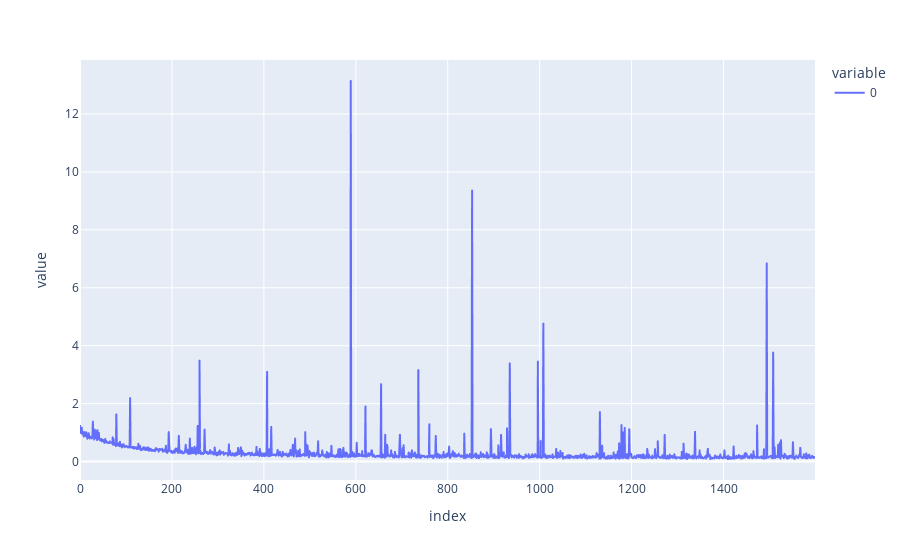

The code cell stored with this chart in its notebook:
### Code cell
L, x0, x1, x0_train, x0_test, x1_train, x1_test = as_tensors(*load_brain_data())

c = 0.1 
sigma = 0.1
sde = HeatBMTSDE(L=L, c=c, sigma=sigma)
ot_solver = EntropicOTSolver(sde=sde, normalize_variance=False)
model = ResidualNN(data_dim=x0.shape[-1])


training_losses = train(sde, ot_solver, model, x0[:100], x1[:100], num_epochs=100, batch_size=64, num_samples_per_epoch=1024, lr=0.001)
px.line(training_losses)

### Figure 1 — Plotly figure (JSON) as saved in the notebook; plotly's stock layout.template omitted (floating-point values rounded to 4 significant figures; data arrays with more than 128 entries replaced by an {"elided": "..."} marker saying what was removed)
{"data": [{"hovertemplate": "variable=0<br>index=%{x}<br>value=%{y}<extra></extra>", "legendgroup": "0", "line": {"color": "#636efa", "dash": "solid"}, "marker": {"symbol": "circle"}, "mode": "lines", "name": "0", "showlegend": true, "type": "scattergl", "x": {"elided": "1600 int values"}, "xaxis": "x", "y": {"elided": "1600 float values"}, "yaxis": "y"}], "layout": {"legend": {"title": {"text": "variable"}, "tracegroupgap": 0}, "margin": {"t": 60}, "xaxis": {"anchor": "y", "domain": [0, 1], "title": {"text": "index"}}, "yaxis": {"anchor": "x", "domain": [0, 1], "title": {"text": "value"}}}}
